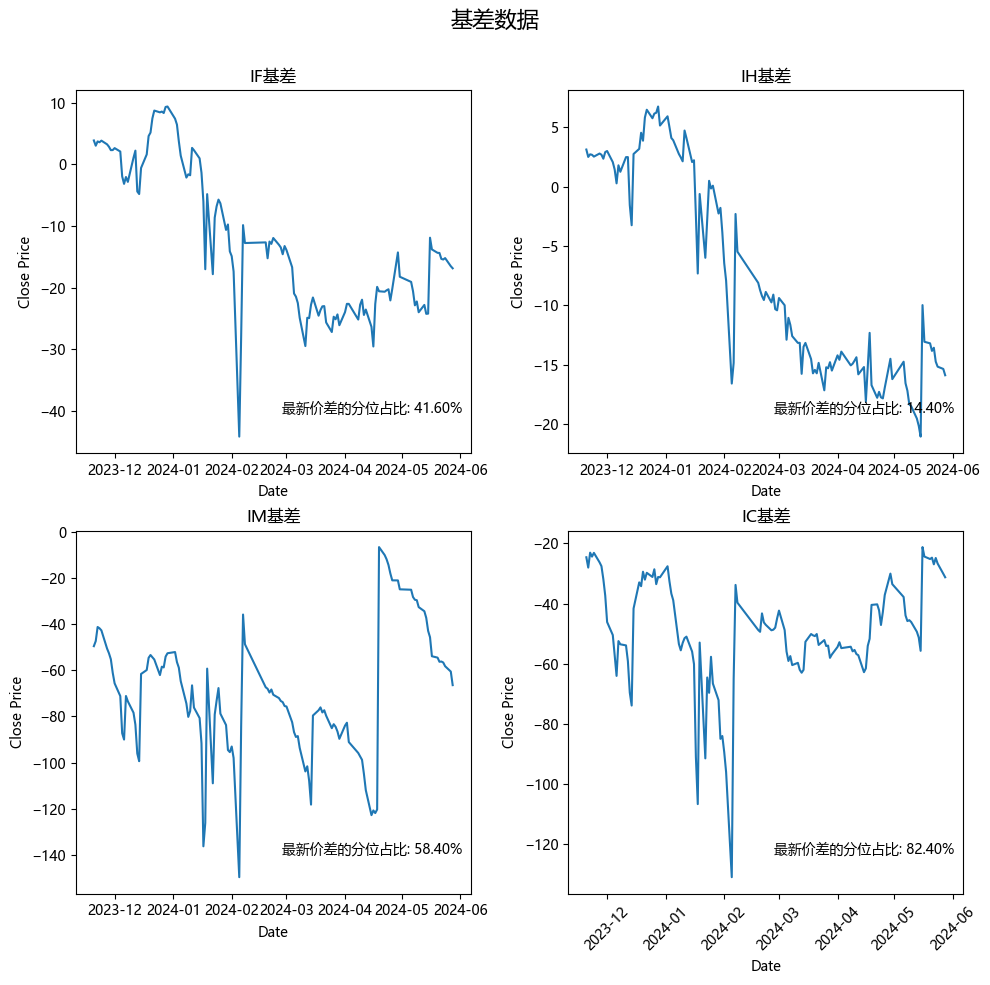

The script that saved this image:
import matplotlib.pyplot as plt
import pandas as pd
from scipy.stats import percentileofscore
from getiFind import getindex


def plot2(ts_codes=None, num=125,filename = "plot2.png"):
    """
    IF、IC、IH、IM各自主力合约和对应指数之间期现基差
    时间跨度为半年 上下拼接为 4*1
    显示最新数据所在半年数据中的分位数
    """
    if ts_codes is None:
        ts_codes = ['ICZL.CFE', 'IFZL.CFE', 'IHZL.CFE', 'IMZL.CFE', 'IC8888.CFE', 'IF8888.CFE', 'IH8888.CFE',
                    'IM8888.CFE']
    plt.rcParams['font.family'] = ['Microsoft YaHei']
    df_dict = {}
    for ts_code in ts_codes:
        df_dict[ts_code] = getindex(ts_code=ts_code, num=num)
    IF_df = pd.DataFrame(df_dict['IF8888.CFE'].loc[:, 'close'] - df_dict['IFZL.CFE'].loc[:, 'close'],
                         index=df_dict['IFZL.CFE'].index)
    IH_df = pd.DataFrame(df_dict['IH8888.CFE'].loc[:, 'close'] - df_dict['IHZL.CFE'].loc[:, 'close'],
                         index=df_dict['IHZL.CFE'].index)
    IM_df = pd.DataFrame(df_dict['IM8888.CFE'].loc[:, 'close'] - df_dict['IMZL.CFE'].loc[:, 'close'],
                         index=df_dict['IMZL.CFE'].index)
    IC_df = pd.DataFrame(df_dict['IC8888.CFE'].loc[:, 'close'] - df_dict['ICZL.CFE'].loc[:, 'close'],
                         index=df_dict['IHZL.CFE'].index)

    dfs = [IF_df, IH_df, IM_df, IC_df]
    fig, axes = plt.subplots(2, 2, figsize=(10, 10))
    name_dict = {1: "IF基差", 2: "IH基差", 3: "IM基差", 4: "IC基差"}
    for i, ax in enumerate(axes.flatten()):
        df = dfs[i]
        ax.plot(df.index, df['close'], label='close')
        ax.set_title(f'{name_dict[i + 1]}')
        ax.set_xlabel('Date')
        ax.set_ylabel('Close Price')
        plt.xticks(rotation=45)

        plt.tight_layout()

        last_close = df['close'].iloc[-1]
        percentage = percentileofscore(df['close'], last_close)
        text = f'最新价差的分位占比: {percentage:.2f}%'
        ax.annotate(text, xy=(0.75, 0.1), xycoords='axes fraction', ha='center', va='bottom', fontsize=10)

    plt.suptitle("基差数据", fontsize=16)
    plt.subplots_adjust(top=0.9)
    plt.savefig(filename, bbox_inches='tight')
